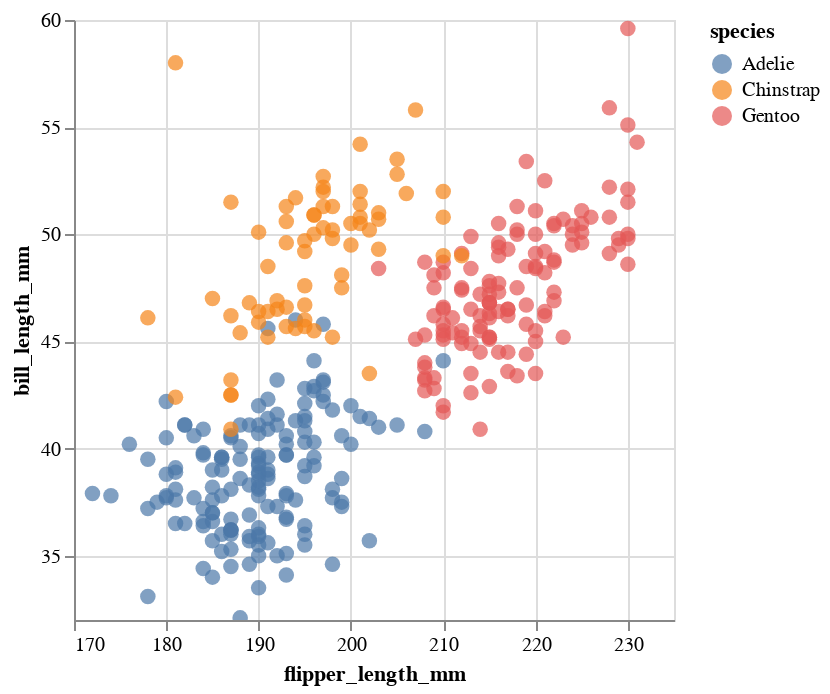

Notebook code for this chart:
### Markdown cell above
### Changing Altair chart axis limits

- By default, Altair assumes the axis will start at 0
- To center on the data automatically, we need to use a `alt.Scale()` object to specify the scale

### Code cell
# initialize the chart with the data
chart = alt.Chart(penguins)

# define what kind of marks to use
chart = chart.mark_circle(size=60)

# encode the visual channels
chart = chart.encode(
    x=alt.X("flipper_length_mm", scale=alt.Scale(zero=False)), # This part is new!
    y=alt.Y("bill_length_mm", scale=alt.Scale(zero=False)), # This part is new!
    color="species",
    tooltip=["species", "flipper_length_mm", "bill_length_mm", "island", "sex"],
)

# make the chart interactive
chart.interactive()

### Figure 1 — Vega-Lite specification as saved in the notebook (floating-point values rounded to 4 significant figures; data arrays with more than 128 entries replaced by an {"elided": "..."} marker saying what was removed)
{"config": {"view": {"continuousWidth": 300, "continuousHeight": 300}}, "data": {"name": "data-d845c810a85f4a52a4f81efae2265160"}, "mark": {"type": "circle", "size": 60}, "encoding": {"color": {"field": "species", "type": "nominal"}, "tooltip": [{"field": "species", "type": "nominal"}, {"field": "flipper_length_mm", "type": "quantitative"}, {"field": "bill_length_mm", "type": "quantitative"}, {"field": "island", "type": "nominal"}, {"field": "sex", "type": "nominal"}], "x": {"field": "flipper_length_mm", "scale": {"zero": false}, "type": "quantitative"}, "y": {"field": "bill_length_mm", "scale": {"zero": false}, "type": "quantitative"}}, "params": [{"name": "param_2", "select": {"type": "interval", "encodings": ["x", "y"]}, "bind": "scales"}], "$schema": "https://vega.github.io/schema/vega-lite/v5.17.0.json", "datasets": {"data-d845c810a85f4a52a4f81efae2265160": {"elided": "344 records"}}}
